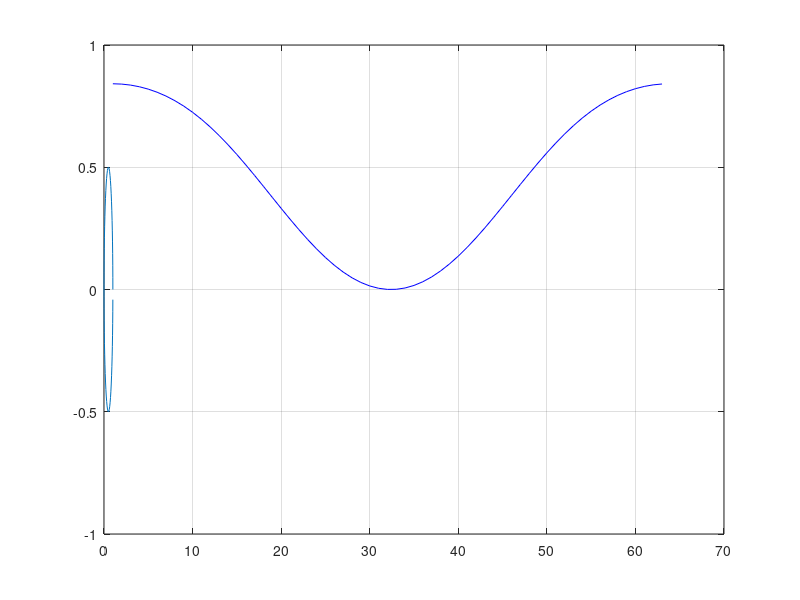

MATLAB code for this plot:
u=(0:0.05:pi);
v=(0:0.05:pi);
x = cos(u).*cos(v);
y = cos(u).*sin(v);
z = sin(x).*ones(size(y));
plot(x,y,z,'b')
grid on
